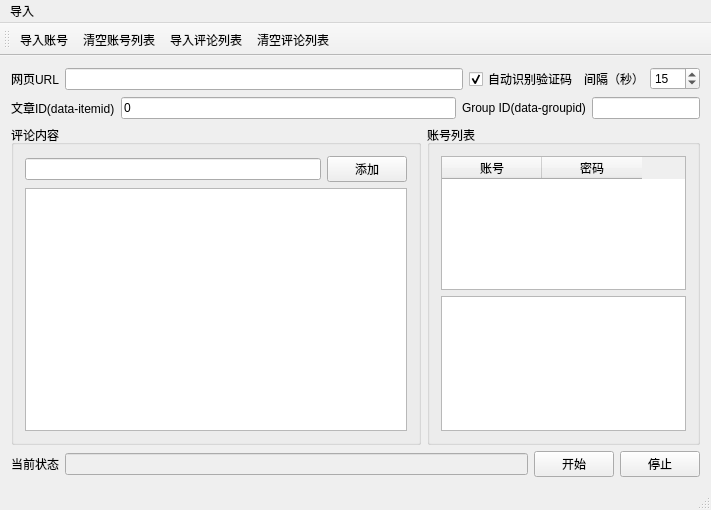
<?xml version="1.0" encoding="UTF-8"?>
<ui version="4.0">
 <class>autobots_toutiaoClass</class>
 <widget class="QMainWindow" name="autobots_toutiaoClass">
  <property name="geometry">
   <rect>
    <x>0</x>
    <y>0</y>
    <width>711</width>
    <height>510</height>
   </rect>
  </property>
  <property name="windowTitle">
   <string>今日头条发帖</string>
  </property>
  <widget class="QWidget" name="centralWidget">
   <layout class="QGridLayout" name="gridLayout_4">
    <item row="0" column="0" colspan="2">
     <layout class="QHBoxLayout" name="horizontalLayout_3">
      <item>
       <widget class="QLabel" name="label_3">
        <property name="text">
         <string>网页URL</string>
        </property>
       </widget>
      </item>
      <item>
       <widget class="QLineEdit" name="lineEdit_url">
        <property name="enabled">
         <bool>true</bool>
        </property>
       </widget>
      </item>
      <item>
       <widget class="QCheckBox" name="checkBox_code_online">
        <property name="text">
         <string>自动识别验证码</string>
        </property>
        <property name="checked">
         <bool>true</bool>
        </property>
       </widget>
      </item>
     </layout>
    </item>
    <item row="0" column="2">
     <layout class="QHBoxLayout" name="horizontalLayout_8">
      <item>
       <widget class="QLabel" name="label_5">
        <property name="text">
         <string>间隔（秒）</string>
        </property>
       </widget>
      </item>
      <item>
       <widget class="QSpinBox" name="spinBox_interval">
        <property name="minimum">
         <number>5</number>
        </property>
        <property name="maximum">
         <number>600</number>
        </property>
        <property name="singleStep">
         <number>5</number>
        </property>
        <property name="value">
         <number>15</number>
        </property>
       </widget>
      </item>
     </layout>
    </item>
    <item row="1" column="0">
     <layout class="QHBoxLayout" name="horizontalLayout_2">
      <item>
       <widget class="QLabel" name="label_2">
        <property name="text">
         <string>文章ID(data-itemid)</string>
        </property>
       </widget>
      </item>
      <item>
       <widget class="QLineEdit" name="lineEdit_page_id">
        <property name="enabled">
         <bool>true</bool>
        </property>
        <property name="text">
         <string>0</string>
        </property>
       </widget>
      </item>
     </layout>
    </item>
    <item row="1" column="1" colspan="2">
     <layout class="QHBoxLayout" name="horizontalLayout_4">
      <item>
       <widget class="QLabel" name="label_4">
        <property name="text">
         <string>Group ID(data-groupid)</string>
        </property>
       </widget>
      </item>
      <item>
       <widget class="QLineEdit" name="lineEdit_comment_group">
        <property name="enabled">
         <bool>true</bool>
        </property>
       </widget>
      </item>
     </layout>
    </item>
    <item row="2" column="0" colspan="3">
     <layout class="QHBoxLayout" name="horizontalLayout_6">
      <item>
       <widget class="QGroupBox" name="groupBox">
        <property name="sizePolicy">
         <sizepolicy hsizetype="Preferred" vsizetype="Preferred">
          <horstretch>6</horstretch>
          <verstretch>0</verstretch>
         </sizepolicy>
        </property>
        <property name="title">
         <string>评论内容</string>
        </property>
        <layout class="QGridLayout" name="gridLayout">
         <item row="0" column="0">
          <layout class="QHBoxLayout" name="horizontalLayout_7">
           <item>
            <widget class="QLineEdit" name="lineEdit_comment_id"/>
           </item>
           <item>
            <widget class="QPushButton" name="pushButton_add_comment_id">
             <property name="text">
              <string>添加</string>
             </property>
            </widget>
           </item>
          </layout>
         </item>
         <item row="1" column="0">
          <widget class="QListWidget" name="listWidget_comment_id">
           <property name="sizePolicy">
            <sizepolicy hsizetype="Expanding" vsizetype="Expanding">
             <horstretch>2</horstretch>
             <verstretch>0</verstretch>
            </sizepolicy>
           </property>
          </widget>
         </item>
        </layout>
       </widget>
      </item>
      <item>
       <widget class="QGroupBox" name="groupBox_2">
        <property name="sizePolicy">
         <sizepolicy hsizetype="Preferred" vsizetype="Preferred">
          <horstretch>4</horstretch>
          <verstretch>0</verstretch>
         </sizepolicy>
        </property>
        <property name="title">
         <string>账号列表</string>
        </property>
        <layout class="QGridLayout" name="gridLayout_2">
         <item row="0" column="0">
          <widget class="QTableWidget" name="tableWidget_account_id">
           <column>
            <property name="text">
             <string>账号</string>
            </property>
           </column>
           <column>
            <property name="text">
             <string>密码</string>
            </property>
           </column>
          </widget>
         </item>
         <item row="1" column="0">
          <widget class="QTextBrowser" name="textBrowser_commentid"/>
         </item>
        </layout>
       </widget>
      </item>
     </layout>
    </item>
    <item row="3" column="0" colspan="3">
     <layout class="QHBoxLayout" name="horizontalLayout">
      <item>
       <layout class="QGridLayout" name="gridLayout_3">
        <item row="0" column="0">
         <widget class="QLabel" name="label_1">
          <property name="text">
           <string>当前状态</string>
          </property>
         </widget>
        </item>
        <item row="0" column="1">
         <widget class="QLineEdit" name="lineEdit_msg">
          <property name="enabled">
           <bool>false</bool>
          </property>
         </widget>
        </item>
       </layout>
      </item>
      <item>
       <layout class="QHBoxLayout" name="horizontalLayout_5">
        <item>
         <widget class="QPushButton" name="pushButton_start">
          <property name="text">
           <string>开始</string>
          </property>
         </widget>
        </item>
        <item>
         <widget class="QPushButton" name="pushButton_pause">
          <property name="text">
           <string>停止</string>
          </property>
         </widget>
        </item>
       </layout>
      </item>
     </layout>
    </item>
   </layout>
  </widget>
  <widget class="QMenuBar" name="menuBar">
   <property name="geometry">
    <rect>
     <x>0</x>
     <y>0</y>
     <width>711</width>
     <height>23</height>
    </rect>
   </property>
   <widget class="QMenu" name="menu">
    <property name="title">
     <string>导入</string>
    </property>
    <addaction name="action_from_txt"/>
    <addaction name="action_clear_accounts"/>
    <addaction name="action_import_commentid"/>
    <addaction name="action_clear_comments"/>
   </widget>
   <addaction name="menu"/>
  </widget>
  <widget class="QToolBar" name="mainToolBar">
   <attribute name="toolBarArea">
    <enum>TopToolBarArea</enum>
   </attribute>
   <attribute name="toolBarBreak">
    <bool>false</bool>
   </attribute>
   <addaction name="action_from_txt"/>
   <addaction name="action_clear_accounts"/>
   <addaction name="action_import_commentid"/>
   <addaction name="action_clear_comments"/>
  </widget>
  <widget class="QStatusBar" name="statusBar"/>
  <action name="action_from_txt">
   <property name="text">
    <string>导入账号</string>
   </property>
   <property name="toolTip">
    <string>txt文本</string>
   </property>
  </action>
  <action name="action_import_commentid">
   <property name="text">
    <string>导入评论列表</string>
   </property>
  </action>
  <action name="action_clear_comments">
   <property name="text">
    <string>清空评论列表</string>
   </property>
  </action>
  <action name="action_clear_accounts">
   <property name="text">
    <string>清空账号列表</string>
   </property>
  </action>
 </widget>
 <layoutdefault spacing="6" margin="11"/>
 <resources>
  <include location="autobots_toutiao.qrc"/>
 </resources>
 <connections/>
</ui>
